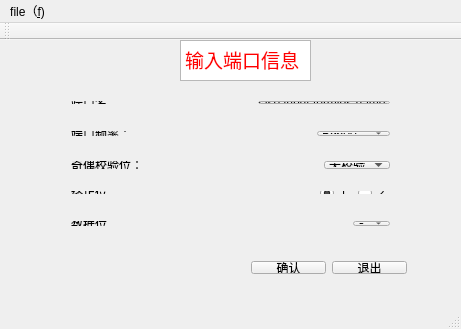
<?xml version="1.0" encoding="UTF-8"?>
<ui version="4.0">
 <class>MainWindow</class>
 <widget class="QMainWindow" name="MainWindow">
  <property name="geometry">
   <rect>
    <x>0</x>
    <y>0</y>
    <width>461</width>
    <height>329</height>
   </rect>
  </property>
  <property name="windowTitle">
   <string>MainWindow</string>
  </property>
  <property name="windowIcon">
   <iconset resource="resource.qrc">
    <normaloff>:/icon/iChat Alt.png</normaloff>:/icon/iChat Alt.png</iconset>
  </property>
  <widget class="QWidget" name="centralWidget">
   <widget class="QWidget" name="layoutWidget">
    <property name="geometry">
     <rect>
      <x>60</x>
      <y>110</y>
      <width>341</width>
      <height>30</height>
     </rect>
    </property>
    <layout class="QHBoxLayout" name="horizontalLayout_3">
     <item>
      <widget class="QLabel" name="label_3">
       <property name="text">
        <string>奇偶校验位：</string>
       </property>
      </widget>
     </item>
     <item>
      <spacer name="horizontalSpacer_3">
       <property name="orientation">
        <enum>Qt::Horizontal</enum>
       </property>
       <property name="sizeHint" stdset="0">
        <size>
         <width>40</width>
         <height>20</height>
        </size>
       </property>
      </spacer>
     </item>
     <item>
      <widget class="QComboBox" name="jiaoyan">
       <item>
        <property name="text">
         <string>无校验</string>
        </property>
       </item>
       <item>
        <property name="text">
         <string>奇校验</string>
        </property>
       </item>
       <item>
        <property name="text">
         <string>偶校验</string>
        </property>
       </item>
      </widget>
     </item>
    </layout>
   </widget>
   <widget class="QTextBrowser" name="textBrowser">
    <property name="geometry">
     <rect>
      <x>180</x>
      <y>0</y>
      <width>131</width>
      <height>41</height>
     </rect>
    </property>
    <property name="html">
     <string>&lt;!DOCTYPE HTML PUBLIC &quot;-//W3C//DTD HTML 4.0//EN&quot; &quot;http://www.w3.org/TR/REC-html40/strict.dtd&quot;&gt;
&lt;html&gt;&lt;head&gt;&lt;meta name=&quot;qrichtext&quot; content=&quot;1&quot; /&gt;&lt;style type=&quot;text/css&quot;&gt;
p, li { white-space: pre-wrap; }
&lt;/style&gt;&lt;/head&gt;&lt;body style=&quot; font-family:'Ubuntu'; font-size:11pt; font-weight:400; font-style:normal;&quot;&gt;
&lt;p style=&quot; margin-top:0px; margin-bottom:0px; margin-left:0px; margin-right:0px; -qt-block-indent:0; text-indent:0px;&quot;&gt;&lt;span style=&quot; font-size:14pt; color:#ff0000;&quot;&gt;输入端口信息&lt;/span&gt;&lt;/p&gt;&lt;/body&gt;&lt;/html&gt;</string>
    </property>
   </widget>
   <widget class="QWidget" name="layoutWidget_2">
    <property name="geometry">
     <rect>
      <x>60</x>
      <y>170</y>
      <width>341</width>
      <height>27</height>
     </rect>
    </property>
    <layout class="QHBoxLayout" name="horizontalLayout_5">
     <item>
      <widget class="QLabel" name="label_5">
       <property name="text">
        <string>数据位</string>
       </property>
      </widget>
     </item>
     <item>
      <spacer name="horizontalSpacer_5">
       <property name="orientation">
        <enum>Qt::Horizontal</enum>
       </property>
       <property name="sizeHint" stdset="0">
        <size>
         <width>40</width>
         <height>20</height>
        </size>
       </property>
      </spacer>
     </item>
     <item>
      <widget class="QComboBox" name="datanum">
       <item>
        <property name="text">
         <string>8</string>
        </property>
       </item>
       <item>
        <property name="text">
         <string>7</string>
        </property>
       </item>
       <item>
        <property name="text">
         <string>6</string>
        </property>
       </item>
       <item>
        <property name="text">
         <string>5</string>
        </property>
       </item>
      </widget>
     </item>
    </layout>
   </widget>
   <widget class="QWidget" name="layoutWidget_3">
    <property name="geometry">
     <rect>
      <x>60</x>
      <y>80</y>
      <width>341</width>
      <height>27</height>
     </rect>
    </property>
    <layout class="QHBoxLayout" name="horizontalLayout_2">
     <item>
      <widget class="QLabel" name="label_2">
       <property name="text">
        <string>端口频率：</string>
       </property>
      </widget>
     </item>
     <item>
      <spacer name="horizontalSpacer_4">
       <property name="orientation">
        <enum>Qt::Horizontal</enum>
       </property>
       <property name="sizeHint" stdset="0">
        <size>
         <width>40</width>
         <height>20</height>
        </size>
       </property>
      </spacer>
     </item>
     <item>
      <widget class="QComboBox" name="portrate">
       <item>
        <property name="text">
         <string>B9600</string>
        </property>
       </item>
       <item>
        <property name="text">
         <string>B38400</string>
        </property>
       </item>
       <item>
        <property name="text">
         <string>B19200</string>
        </property>
       </item>
       <item>
        <property name="text">
         <string>B4800</string>
        </property>
       </item>
       <item>
        <property name="text">
         <string>B2400</string>
        </property>
       </item>
       <item>
        <property name="text">
         <string>B1200</string>
        </property>
       </item>
       <item>
        <property name="text">
         <string>B300</string>
        </property>
       </item>
      </widget>
     </item>
    </layout>
   </widget>
   <widget class="QWidget" name="layoutWidget_4">
    <property name="geometry">
     <rect>
      <x>60</x>
      <y>50</y>
      <width>341</width>
      <height>25</height>
     </rect>
    </property>
    <layout class="QHBoxLayout" name="horizontalLayout">
     <item>
      <widget class="QLabel" name="label_4">
       <property name="text">
        <string>端口名：</string>
       </property>
      </widget>
     </item>
     <item>
      <spacer name="horizontalSpacer">
       <property name="orientation">
        <enum>Qt::Horizontal</enum>
       </property>
       <property name="sizeHint" stdset="0">
        <size>
         <width>40</width>
         <height>20</height>
        </size>
       </property>
      </spacer>
     </item>
     <item>
      <widget class="QLineEdit" name="twrmiosnameinput">
       <property name="text">
        <string>please input termios name</string>
       </property>
      </widget>
     </item>
    </layout>
   </widget>
   <widget class="QWidget" name="layoutWidget_5">
    <property name="geometry">
     <rect>
      <x>60</x>
      <y>140</y>
      <width>341</width>
      <height>25</height>
     </rect>
    </property>
    <layout class="QHBoxLayout" name="horizontalLayout_4">
     <item>
      <widget class="QLabel" name="label_6">
       <property name="text">
        <string>终止位：</string>
       </property>
      </widget>
     </item>
     <item>
      <spacer name="horizontalSpacer_2">
       <property name="orientation">
        <enum>Qt::Horizontal</enum>
       </property>
       <property name="sizeHint" stdset="0">
        <size>
         <width>40</width>
         <height>20</height>
        </size>
       </property>
      </spacer>
     </item>
     <item>
      <widget class="QRadioButton" name="radiostop1">
       <property name="text">
        <string>1</string>
       </property>
       <property name="checked">
        <bool>true</bool>
       </property>
      </widget>
     </item>
     <item>
      <widget class="QRadioButton" name="radiostop2">
       <property name="text">
        <string>2</string>
       </property>
      </widget>
     </item>
    </layout>
   </widget>
   <widget class="QWidget" name="layoutWidget">
    <property name="geometry">
     <rect>
      <x>240</x>
      <y>210</y>
      <width>178</width>
      <height>35</height>
     </rect>
    </property>
    <layout class="QHBoxLayout" name="horizontalLayout_6">
     <item>
      <widget class="QPushButton" name="pushButton_4">
       <property name="text">
        <string>确认</string>
       </property>
      </widget>
     </item>
     <item>
      <widget class="QPushButton" name="pushButton">
       <property name="text">
        <string>退出</string>
       </property>
      </widget>
     </item>
    </layout>
   </widget>
  </widget>
  <widget class="QMenuBar" name="menuBar">
   <property name="geometry">
    <rect>
     <x>0</x>
     <y>0</y>
     <width>461</width>
     <height>31</height>
    </rect>
   </property>
   <widget class="QMenu" name="menuExit_Q">
    <property name="title">
     <string>file（&amp;f)</string>
    </property>
    <addaction name="separator"/>
    <addaction name="actionOpen_O"/>
    <addaction name="actionSaves"/>
    <addaction name="actionSave_S"/>
    <addaction name="actionExit_q"/>
   </widget>
   <addaction name="menuExit_Q"/>
  </widget>
  <widget class="QToolBar" name="mainToolBar">
   <attribute name="toolBarArea">
    <enum>TopToolBarArea</enum>
   </attribute>
   <attribute name="toolBarBreak">
    <bool>false</bool>
   </attribute>
  </widget>
  <widget class="QStatusBar" name="statusBar"/>
  <action name="actionExit_q">
   <property name="text">
    <string>exit(&amp;Q)</string>
   </property>
  </action>
  <action name="actionSave_S">
   <property name="text">
    <string>saveas(&amp;A)</string>
   </property>
  </action>
  <action name="actionOpen_O">
   <property name="text">
    <string>open(&amp;O)</string>
   </property>
  </action>
  <action name="actionSaves">
   <property name="text">
    <string>save(&amp;S)</string>
   </property>
  </action>
 </widget>
 <layoutdefault spacing="6" margin="11"/>
 <resources>
  <include location="resource.qrc"/>
 </resources>
 <connections>
  <connection>
   <sender>pushButton</sender>
   <signal>clicked()</signal>
   <receiver>MainWindow</receiver>
   <slot>close()</slot>
   <hints>
    <hint type="sourcelabel">
     <x>409</x>
     <y>271</y>
    </hint>
    <hint type="destinationlabel">
     <x>442</x>
     <y>251</y>
    </hint>
   </hints>
  </connection>
 </connections>
</ui>
